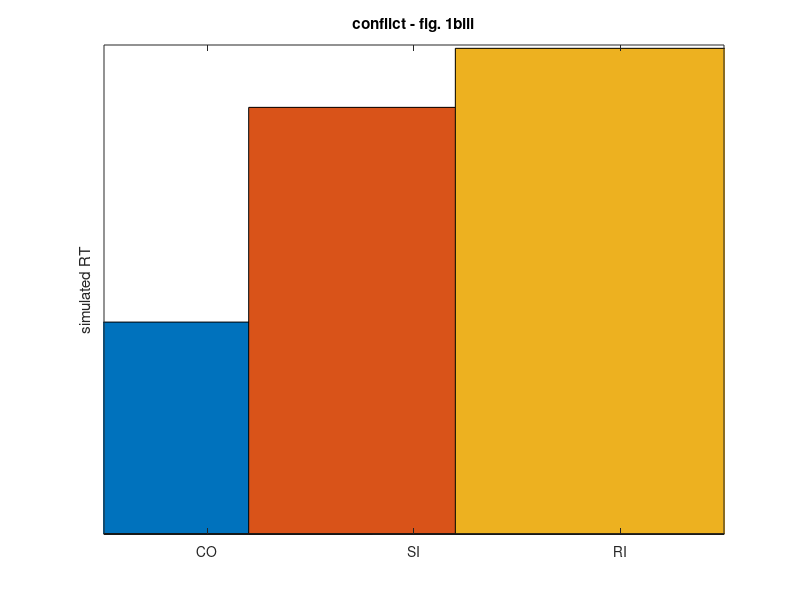

Recreate this plot in MATLAB.
%% figure 1b iii - conflict effect
clear
clc
fspace = -90:90;
Xii    = [45];  
Xjmat  = [45 -45]; 
Xsmat  = [0 5];    
maxtw  = 15;
sn     = 5;
for s = 1:length(Xsmat)
    for c = 1:2
        sigmat = maxtw -(normpdf(fspace,Xjmat(c),Xsmat(s)+sn)*length(fspace));
        sigmat(sigmat<0.1)= 0.1;
        P = normpdf(Xii,fspace,sigmat);
        R(s,c) = P*fspace';
    end
end

f = figure;
set(f,'Units','inches','position',[0,0,3,3])
bar(1,(1./R(1,1)))
hold on;bar(2,(1./R(2,1)))
hold on;bar(3,squeeze(mean(1./R(2,:),2)));
xlim([0.5 3.5])
xticks(1:3);
xticklabels({'CO','SI','RI'})
yticks([])
yticklabels({});
ylabel('simulated RT')
title('conflict - fig. 1biii')